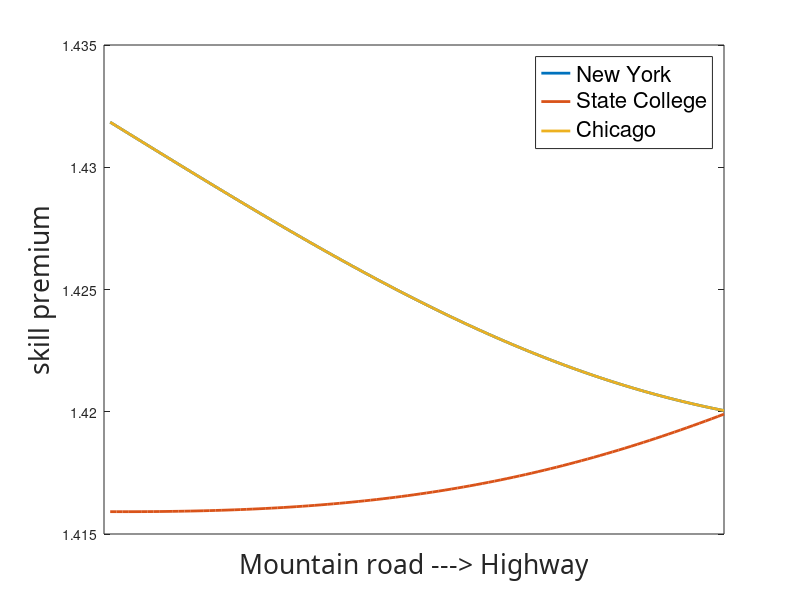
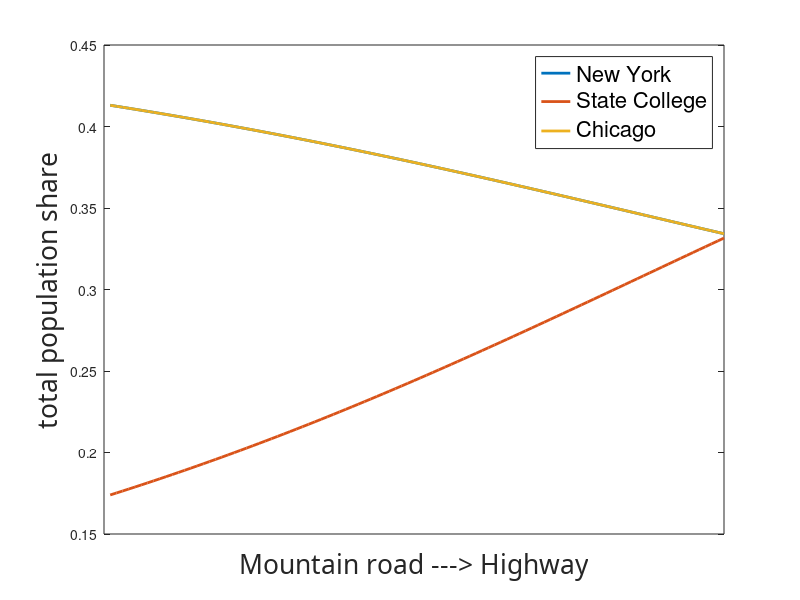
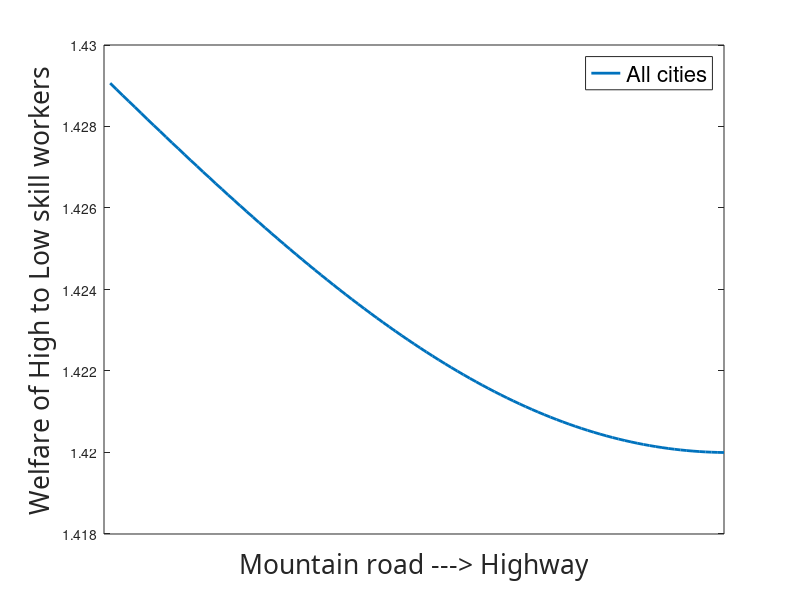
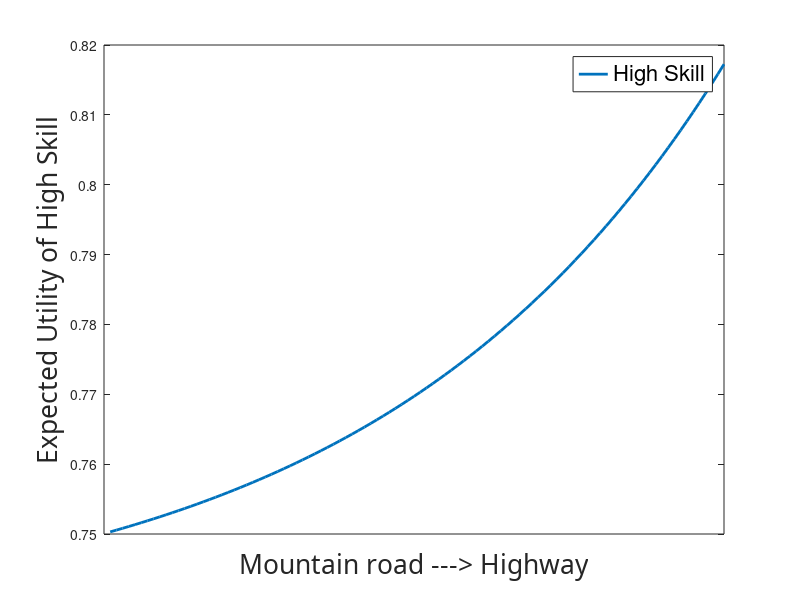

Recreate these plots in MATLAB, in order.

% June 11, 2015

% This program sovles the spatial equilibrium for <fj_June 10 2015.pdf>

clear all; clc;

%% Initialize Parameters

N       = 3;      % number of locations
Nbar_H  = 100;    % total measure of high skill workers
Nbar_L  = 100;    % total measure of low skill workers
sigma   = 4;      % elasticity of substitution across goods
epsilon = 2;      % elasticity of substitution across types of workers
gamma_U = -0.2;   % parameter of congestion effect. note: gamma_U<0
gamma_A = 0.1;    % parameter of common agglomeration effect. note: gamma_A>0
phi_H   = 0.1;    % additional agglomeration force for high skill workers
phi_L   = 0.0;    % additional agglomeration force for low skill workers
theta   = 15;     % dispersion parameter of Frechet distribution for unobserved preferences

% Matrix of trade costs (to be symmetric) 
tc = [1.0, 1.2, 1.2;
      1.2, 1.0, 1.2;
      1.2, 1.2, 1.0];
  
% exogenous factor intesity
beta_H = [0.50, 0.50, 0.50]';
beta_L = 1-beta_H;

% Amenity levels. note: after adjusting for congestion,
% U(i) = Ubar(i)*(n_H(i)+n_L(i)).^gamma_U
Ubar = [1.0, 1.0, 1.0]';

% Productivity levels. note: after adjusting for common agglomeration,
% A(i) = Abar(i)*(n_H(i)+n_L(i)).^gamma_A
Abar = [1.0, 1.0, 1.0]';

%% Graph settings and outer loop
point_num = 100;                     % number of skill intensities to plot
skill_share = zeros(N,point_num);    % initialize skill share matrix
skill_premium = zeros(N,point_num);  % initialize skill premium matrix
population = zeros(N,point_num);     % initialize population matrix
relative_W_margin = zeros(point_num,1); % initialize relative marginal workers' welafare for matrix
%W_core_H_vector = zeros(:,point_num);
%W_core_L_vector = zeros(:,point_num);
expected_utility_H_vector = zeros(point_num,1);
expected_utility_L_vector = zeros(point_num,1);
W_H_vector = zeros(point_num,1);
W_L_vector = zeros(point_num,1);
n_H_vector = zeros(N,point_num,1);
n_L_vector = zeros(N,point_num,1);

graph_iter = 0;                      % iteration number for outer loop

for k=1e-12:1/point_num:1-1e-12

    %Abar(1) = 1+k;
    d = .8 - .6*k; % from .8 to .2 between the middle city (SC) and corner cities (NYU and Chicago)

% Matrix of trade costs (to be symmetric) 

%   In my example, where one city gets closer to the center of gravity
%    tc_BC = .2;
%     tc = [1.0 ,      1+d,     1+d+tc_BC;
%          1+d ,      1.0,     1+tc_BC;
%          1+d+tc_BC, 1+tc_BC, 1.0  ];

% In David example for NYU, SC, and Chicago
     tc0 = .2; % between NYU and Chicago
     tc = [1.0 , 1+d, 1+tc0;
          1+d ,  1.0, 1+d;
          1+tc0, 1+d, 1.0  ];
    %% Solution Algorithm

    % step 1: guess initial distribution of high-skilled labor
    rho_H = [1/3, 1/3, 1/3]';   % density of high skill labor

    error_H = 1; eps_n_H = 1e-9; count=0; max_count = 1000; no_conv = 0;
    while error_H>eps_n_H && count<max_count

        n_H = rho_H.*Nbar_H;   % population of high skill workers

        % check for non-convergence
        if count + 1 == max_count
            no_conv = 1;
        end
        
        % step 2-5
        tn_H = (beta_H./beta_L).^(-theta*epsilon/(theta+epsilon)) .* ...
               n_H.^( (theta*(1-epsilon*phi_H)+epsilon)/(theta+epsilon) ); % eq. 16
        W_H2L = Nbar_L.^( 1/epsilon ) .* Nbar_H.^( 1/theta ) .* ...
                sum(tn_H).^( -(theta+epsilon)/(theta*epsilon) );           % eq. 17 (but use n_H instead of \rho_H)
        n_L = tn_H./sum(tn_H) .* Nbar_L;                                   % by plugginh eq. 17 in eq. 16
        omega = W_H2L.^(theta/(theta+epsilon)) .* ...
                (Nbar_H./Nbar_L).^(-1/(theta+epsilon)) .* ...
                (beta_H./beta_L).^(epsilon/(theta+epsilon)) .* ...
                n_H.^((phi_H*epsilon)/(theta+epsilon));                    % skill_premium, eq. 15
        b = 1./(1+n_L./n_H./omega);                                        % share of spending on high-skilled labor
        ctilde = (beta_H.*n_H.^phi_H).^(epsilon./(1-epsilon)) .* b.^(-1/(1-epsilon));   % eq. 17

        % step 6-7: calculate wages of high-skilled labor, define system of 
        % equations, and update iterations.

        % define U and A
        U = Ubar.*(n_H+n_L).^gamma_U;
        A = Abar.*(n_H+n_L).^gamma_A;

        w_H = ( (A./U./ctilde).^(sigma-1) .* b .* ...
                n_H.^((sigma-1)/theta -1) ).^( 1/(2*sigma-1) );            % derived by eq. 21 (set lambda=1)
        f = w_H.^(1-sigma);
        kernel = ( repmat(U' .* ( (n_H').^(-1/theta) ),[N,1]) .* ...
                   repmat(A./ctilde,[1,N]) ./ tc ).^(sigma-1);
        integ = kernel.*repmat(f,[1,N]);
        relative_f_new = sum(integ,1)' ./ sum(sum(integ));   % note: sum(f_new)=1 by construction
        relative_w_H = relative_f_new.^(1/(1-sigma));        % updated wages up to a scale 

        % updated guess of high-skilled labor density
        xx = ( (A./U./ctilde).^(sigma-1) .* b .* ...
               relative_w_H.^(1-2*sigma) ) .^ (theta/(theta-sigma+1));     % eq. 20
        rho_H_new = xx./sum(xx);   

        error_H = max( abs((rho_H_new-rho_H)./rho_H) );
        rho_H = rho_H_new;
        count=count+1;
    end
    
%    w_H_tilde = ( (A./U./ctilde).^(sigma-1) .* b .* ...
%                n_H.^((sigma-1)/theta -1) ).^( 1/(2*sigma-1) );            % derived by eq. 21 (set lambda=1)
%    lambda = ( Nbar_H ./ sum(xx) ).^((theta-sigma+1)/theta); % scale parameter
    lambda = sum(relative_w_H.^(1/(1-sigma)))^( (sigma-1)*(2*sigma-1) );
    w_H = lambda.^( 1/(2*sigma-1) ) .* relative_w_H;
    n_H = rho_H .* Nbar_H;
    kernel = ( repmat(U' .* ( (n_H').^(-1/theta) ),[N,1]) .* ...
               repmat(A./ctilde,[1,N]) ./ tc ).^(sigma-1);
    kappa = w_H.^(1-sigma) ./ sum(kernel.*repmat(w_H.^(1-sigma),[1,N]),1)'; % kappa as defined in step 7 
    % check that kappa(i) = kappa(j) for all i and j
    if sum(kappa-kappa(1)) > 1e-9   % check with 1e-9 instead of zero, (as integration has numerical errors) 
        display('error in integration');
    end
    W_H = kappa(1).^(1/(1-sigma)) .* Nbar_H.^(1/theta);
    
    % By normalizing sum_i w_H(i)=1
    % W_H = 1./sum( (sum(integ,1)').^(1/(1-sigma)) );
       
    W_L = W_H./W_H2L;
    
%    W_core_H = W_H.*n_H.^(1/theta);
%    W_core_L = W_L.*n_L.^(1/theta);    
%    expected_utility_H = gamma((theta-1)/theta) .* sum(W_core_H.^theta).^(1/theta);
%    expected_utility_L = gamma((theta-1)/theta) .* sum(W_core_L.^theta).^(1/theta);
    expected_utility_H = gamma((theta-1)/theta) .* W_H;
    expected_utility_L = gamma((theta-1)/theta) .* W_L;
    %{
    w_H = w_H./sum(w_H);
    w_L = w_H./omega;
    unit_cost = ctilde .* w_H;
    price_matrix = repmat(unit_cost./A,[1,N]).*tc;
    price_index = sum(price_matrix.^(1-sigma),2).^(1/(1-sigma));
    welfare_core_H = w_H ./ price_index .* U;
    welfare_core_L = w_L ./ price_index .* U;
    %}
    % inner loop output
    count
    error_H
    [n_H, n_L]
    omega
    skill_share = n_H./n_L
    W_H2L
    
    % read into graph data
    graph_iter = graph_iter + 1;
    skill_share(:,graph_iter) = n_H./n_L;
    skill_premium(:,graph_iter) = omega;
    population(:,graph_iter) = n_H + n_L;
    relative_W_margin(graph_iter) = W_H2L;
    % core welfare of middle city
    %W_core_H_vector(graph_iter) = W_core_H;
    %W_core_L_vector(graph_iter) = W_core_L;
    expected_utility_H_vector(graph_iter) = expected_utility_H;
    expected_utility_L_vector(graph_iter) = expected_utility_L;
    W_H_vector(graph_iter) = W_H;
    W_L_vector(graph_iter) = W_L;
    n_H_vector(:,graph_iter) = n_H;
    n_L_vector(:,graph_iter) = n_L;
    
    if no_conv == 1
        display('Warning: Did not converge')
        skill_share(:,graph_iter) = [0;0;0];
        skill_premium(:,graph_iter) = [0;0;0];
        population(:,graph_iter) = [0;0;0];
    end

end

%% Create graphs

figure(1)
plot(skill_premium','LineWidth',2);
set(gca,'xtick',[])
xlabel('Mountain road ---> Highway','FontName', 'Calibri', 'FontSize', 19);
ylabel('skill premium','FontName', 'Calibri', 'FontSize', 19);
h_legend=legend('New York','State College','Chicago');
set(h_legend,'FontSize',16);
print('../pics/mr_skillpremium','-dpng')

figure(2)
plot(population'/(Nbar_H + Nbar_L),'LineWidth',2);
set(gca,'xtick',[])
xlabel('Mountain road ---> Highway','FontName', 'Calibri', 'FontSize', 19);
ylabel('total population share','FontName', 'Calibri', 'FontSize', 19);
h_legend=legend('New York','State College','Chicago');
set(h_legend,'FontSize',16);
print('../pics/mr_populationshare','-dpng')

figure(3)
plot(expected_utility_H_vector'./expected_utility_L_vector','LineWidth',2);
set(gca,'xtick',[])
xlabel('Mountain road ---> Highway','FontName', 'Calibri', 'FontSize', 19);
ylabel('Welfare of High to Low skill workers','FontName', 'Calibri', 'FontSize', 19);
h_legend=legend('All cities');
set(h_legend,'FontSize',16);
print('../pics/mr_welfareH2L','-dpng')

figure(4)
plot(expected_utility_H_vector','LineWidth',2);
%plot(W_L_vector,'LineWidth',2);
h_legend=legend('High Skill');
set(h_legend,'FontSize',16);
set(gca,'xtick',[])
xlabel('Mountain road ---> Highway','FontName', 'Calibri', 'FontSize', 19);
ylabel('Expected Utility of High Skill','FontName', 'Calibri', 'FontSize', 19);
print('../pics/mr_welfarehigh','-dpng')

figure(5)
plot(expected_utility_L_vector','LineWidth',2);
h_legend=legend('Low Skill');
set(h_legend,'FontSize',16);
set(gca,'xtick',[])
xlabel('Mountain road ---> Highway','FontName', 'Calibri', 'FontSize', 19);
ylabel('Expected Utility of Low Skill','FontName', 'Calibri', 'FontSize', 19);
print('../pics/mr_welfarelow','-dpng')

figure(6)
plot(n_H_vector'./n_L_vector','LineWidth',2);
h_legend=legend('New York','State College','Chicago');
set(h_legend,'FontSize',16);
set(gca,'xtick',[])
xlabel('Mountain road ---> Highway','FontName', 'Calibri', 'FontSize', 19);
ylabel('Skill Share','FontName', 'Calibri', 'FontSize', 19);
print('../pics/mr_skillshare','-dpng')
